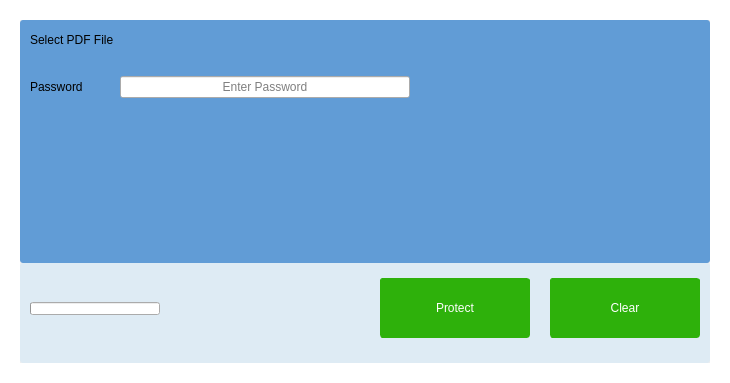
<?xml version="1.0" encoding="UTF-8"?>
<ui version="4.0">
 <class>Frame</class>
 <widget class="QFrame" name="Frame">
  <property name="geometry">
   <rect>
    <x>0</x>
    <y>0</y>
    <width>730</width>
    <height>383</height>
   </rect>
  </property>
  <property name="windowTitle">
   <string>Frame</string>
  </property>
  <property name="styleSheet">
   <string notr="true">
QFrame{
	border-width: 20;
	border-color: rgb(255,255,255);
	border-radius: 3;
	border-style: solid;
}

QPushButton{
	border-width: 1;
	border-color: rgb(46, 177, 11);
	border-radius: 3;
	border-style: solid;
	background-color: rgb(46, 177, 11);
	color: rgb(254, 254, 254);		
	font: 75 14pt &quot;Arial&quot;;
}</string>
  </property>
  <layout class="QVBoxLayout" name="verticalLayout_8">
   <property name="spacing">
    <number>0</number>
   </property>
   <property name="leftMargin">
    <number>0</number>
   </property>
   <property name="topMargin">
    <number>0</number>
   </property>
   <property name="rightMargin">
    <number>0</number>
   </property>
   <property name="bottomMargin">
    <number>0</number>
   </property>
   <item>
    <layout class="QVBoxLayout" name="verticalLayout">
     <property name="spacing">
      <number>0</number>
     </property>
     <property name="leftMargin">
      <number>0</number>
     </property>
     <property name="rightMargin">
      <number>0</number>
     </property>
     <item>
      <widget class="QFrame" name="bodyFrame">
       <property name="styleSheet">
        <string notr="true">QFrame{
	border-width: 0;
	border-color: rgb(46, 177, 11);
	border-radius: 3;
	border-style: solid;
	background-color: rgb(97, 156, 214);
}


</string>
       </property>
       <property name="frameShape">
        <enum>QFrame::StyledPanel</enum>
       </property>
       <property name="frameShadow">
        <enum>QFrame::Raised</enum>
       </property>
       <layout class="QVBoxLayout" name="verticalLayout_7">
        <property name="leftMargin">
         <number>0</number>
        </property>
        <property name="topMargin">
         <number>10</number>
        </property>
        <property name="rightMargin">
         <number>0</number>
        </property>
        <property name="bottomMargin">
         <number>0</number>
        </property>
        <item>
         <layout class="QVBoxLayout" name="verticalLayout_2">
          <property name="spacing">
           <number>6</number>
          </property>
          <property name="leftMargin">
           <number>10</number>
          </property>
          <property name="rightMargin">
           <number>10</number>
          </property>
          <item>
           <widget class="QLabel" name="label_11">
            <property name="minimumSize">
             <size>
              <width>0</width>
              <height>20</height>
             </size>
            </property>
            <property name="maximumSize">
             <size>
              <width>16777215</width>
              <height>30</height>
             </size>
            </property>
            <property name="autoFillBackground">
             <bool>false</bool>
            </property>
            <property name="styleSheet">
             <string notr="true"/>
            </property>
            <property name="text">
             <string>Select PDF File</string>
            </property>
           </widget>
          </item>
          <item>
           <layout class="QHBoxLayout" name="horizontalLayout_7">
            <property name="spacing">
             <number>10</number>
            </property>
            <property name="topMargin">
             <number>20</number>
            </property>
            <item>
             <widget class="QLabel" name="label_12">
              <property name="minimumSize">
               <size>
                <width>80</width>
                <height>20</height>
               </size>
              </property>
              <property name="maximumSize">
               <size>
                <width>100</width>
                <height>30</height>
               </size>
              </property>
              <property name="styleSheet">
               <string notr="true"/>
              </property>
              <property name="text">
               <string>Password</string>
              </property>
             </widget>
            </item>
            <item>
             <widget class="QLineEdit" name="_txtPassword">
              <property name="minimumSize">
               <size>
                <width>90</width>
                <height>20</height>
               </size>
              </property>
              <property name="maximumSize">
               <size>
                <width>400</width>
                <height>30</height>
               </size>
              </property>
              <property name="styleSheet">
               <string notr="true"/>
              </property>
              <property name="inputMask">
               <string/>
              </property>
              <property name="echoMode">
               <enum>QLineEdit::Password</enum>
              </property>
              <property name="alignment">
               <set>Qt::AlignCenter</set>
              </property>
              <property name="placeholderText">
               <string>Enter Password</string>
              </property>
              <property name="clearButtonEnabled">
               <bool>false</bool>
              </property>
             </widget>
            </item>
            <item>
             <spacer name="horizontalSpacer_2">
              <property name="orientation">
               <enum>Qt::Horizontal</enum>
              </property>
              <property name="sizeHint" stdset="0">
               <size>
                <width>40</width>
                <height>20</height>
               </size>
              </property>
             </spacer>
            </item>
           </layout>
          </item>
         </layout>
        </item>
        <item>
         <spacer name="verticalSpacer_3">
          <property name="orientation">
           <enum>Qt::Vertical</enum>
          </property>
          <property name="sizeHint" stdset="0">
           <size>
            <width>20</width>
            <height>40</height>
           </size>
          </property>
         </spacer>
        </item>
       </layout>
      </widget>
     </item>
     <item>
      <widget class="QFrame" name="bottomFrame">
       <property name="sizePolicy">
        <sizepolicy hsizetype="Expanding" vsizetype="Expanding">
         <horstretch>0</horstretch>
         <verstretch>0</verstretch>
        </sizepolicy>
       </property>
       <property name="minimumSize">
        <size>
         <width>0</width>
         <height>80</height>
        </size>
       </property>
       <property name="maximumSize">
        <size>
         <width>16777215</width>
         <height>100</height>
        </size>
       </property>
       <property name="styleSheet">
        <string notr="true">


QFrame{
	border-width: 0;
	border-color: rgb(46, 177, 11);
	border-radius: 3;
	border-style: solid;
	background-color: rgb(222, 235, 244);
}

</string>
       </property>
       <property name="frameShape">
        <enum>QFrame::StyledPanel</enum>
       </property>
       <property name="frameShadow">
        <enum>QFrame::Raised</enum>
       </property>
       <layout class="QHBoxLayout" name="horizontalLayout_12">
        <property name="spacing">
         <number>0</number>
        </property>
        <property name="leftMargin">
         <number>0</number>
        </property>
        <property name="topMargin">
         <number>0</number>
        </property>
        <property name="rightMargin">
         <number>0</number>
        </property>
        <item>
         <layout class="QHBoxLayout" name="horizontalLayout_13">
          <property name="spacing">
           <number>20</number>
          </property>
          <property name="leftMargin">
           <number>10</number>
          </property>
          <property name="rightMargin">
           <number>10</number>
          </property>
          <item>
           <layout class="QHBoxLayout" name="horizontalLayout_14">
            <property name="spacing">
             <number>10</number>
            </property>
            <item>
             <widget class="QProgressBar" name="progressBar">
              <property name="sizePolicy">
               <sizepolicy hsizetype="Fixed" vsizetype="Fixed">
                <horstretch>0</horstretch>
                <verstretch>0</verstretch>
               </sizepolicy>
              </property>
              <property name="minimumSize">
               <size>
                <width>130</width>
                <height>13</height>
               </size>
              </property>
              <property name="maximumSize">
               <size>
                <width>130</width>
                <height>13</height>
               </size>
              </property>
              <property name="value">
               <number>0</number>
              </property>
              <property name="textVisible">
               <bool>false</bool>
              </property>
             </widget>
            </item>
            <item>
             <widget class="QLabel" name="_lblProgressStatus">
              <property name="text">
               <string/>
              </property>
             </widget>
            </item>
           </layout>
          </item>
          <item>
           <widget class="QPushButton" name="_btnProtect">
            <property name="sizePolicy">
             <sizepolicy hsizetype="Expanding" vsizetype="Expanding">
              <horstretch>0</horstretch>
              <verstretch>0</verstretch>
             </sizepolicy>
            </property>
            <property name="minimumSize">
             <size>
              <width>120</width>
              <height>40</height>
             </size>
            </property>
            <property name="maximumSize">
             <size>
              <width>150</width>
              <height>60</height>
             </size>
            </property>
            <property name="text">
             <string>Protect</string>
            </property>
            <property name="icon">
             <iconset resource="Resources.qrc">
              <normaloff>:/resources/images/resources/images/lock-icon.png</normaloff>:/resources/images/resources/images/lock-icon.png</iconset>
            </property>
            <property name="iconSize">
             <size>
              <width>16</width>
              <height>16</height>
             </size>
            </property>
           </widget>
          </item>
          <item>
           <widget class="QPushButton" name="_btnClear">
            <property name="sizePolicy">
             <sizepolicy hsizetype="Expanding" vsizetype="Expanding">
              <horstretch>0</horstretch>
              <verstretch>0</verstretch>
             </sizepolicy>
            </property>
            <property name="minimumSize">
             <size>
              <width>120</width>
              <height>40</height>
             </size>
            </property>
            <property name="maximumSize">
             <size>
              <width>150</width>
              <height>60</height>
             </size>
            </property>
            <property name="text">
             <string>Clear</string>
            </property>
            <property name="icon">
             <iconset resource="Resources.qrc">
              <normaloff>:/resources/images/resources/images/clear.png</normaloff>:/resources/images/resources/images/clear.png</iconset>
            </property>
           </widget>
          </item>
         </layout>
        </item>
       </layout>
      </widget>
     </item>
    </layout>
   </item>
  </layout>
 </widget>
 <resources>
  <include location="Resources.qrc"/>
 </resources>
 <connections/>
</ui>
